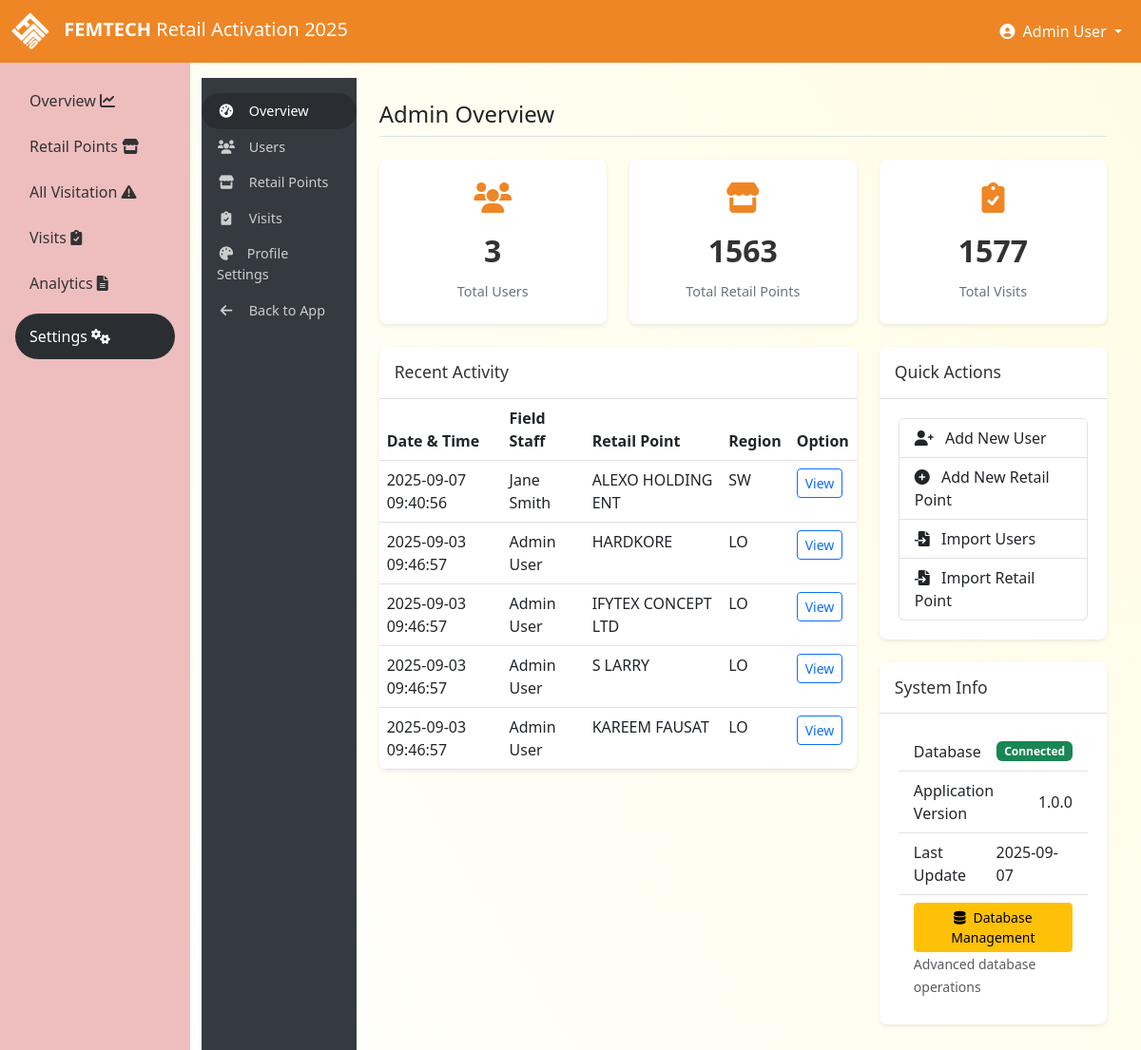
Page /admin/ (signed in) on the committed database.
### tables this page shows
CREATE TABLE profile (
        id INTEGER PRIMARY KEY,
        company_name TEXT NOT NULL DEFAULT 'DANGOTE',
        app_title TEXT NOT NULL DEFAULT 'POSM Retail Activation 2025',
        primary_color TEXT NOT NULL DEFAULT '#fdcc03',
        secondary_color TEXT NOT NULL DEFAULT '#f8f9fa',
        accent_color TEXT NOT NULL DEFAULT '#343a40',
        logo_path TEXT DEFAULT 'img/dangote-logo.png',
        favicon_path TEXT DEFAULT 'img/favicon.png',
        company_address TEXT,
        company_phone TEXT,
        company_email TEXT,
        company_website TEXT,
        footer_text TEXT,
        created_at TEXT DEFAULT CURRENT_TIMESTAMP,
        updated_at TEXT DEFAULT CURRENT_TIMESTAMP
    );

CREATE TABLE users (
        id INTEGER PRIMARY KEY,
        username TEXT UNIQUE,
        password TEXT,
        full_name TEXT,
        role TEXT,
        region TEXT,
        state TEXT,
        lga TEXT
    , is_active INTEGER DEFAULT 1, created_at TEXT, updated_at TEXT, last_login TEXT, failed_login_attempts INTEGER DEFAULT 0, locked_until TEXT, email TEXT, phone TEXT);

CREATE TABLE executions (
        id INTEGER PRIMARY KEY,
        outlet_id INTEGER,
        agent_id INTEGER,
        execution_date TEXT,
        before_image TEXT,
        after_image TEXT,
        latitude REAL,
        longitude REAL,
        notes TEXT,
        products_available TEXT,
        execution_score REAL,
        status TEXT, before_image_thumbnail TEXT, after_image_thumbnail TEXT, created_at TEXT, updated_at TEXT, completion_time TEXT, review_status TEXT, reviewer_id INTEGER, review_notes TEXT, gps_accuracy REAL, device_info TEXT, upload_method TEXT,
        FOREIGN KEY (outlet_id) REFERENCES outlets (id),
        FOREIGN KEY (agent_id) REFERENCES users (id)
    );

CREATE TABLE outlets (
        id INTEGER PRIMARY KEY,
        urn TEXT UNIQUE,
        outlet_name TEXT,
        customer_name TEXT,
        address TEXT,
        phone TEXT,
        outlet_type TEXT,
        local_govt TEXT,
        state TEXT,
        region TEXT
    , is_active INTEGER DEFAULT 1, created_at TEXT, updated_at TEXT);

### app_admin.py (the view)
@admin_bp.route('/')
@admin_required
def admin_dashboard():
    stats, recent_activity = get_dashboard_stats()
    return render_template('admin/dashboard.html',
                         user_count=stats['user_count'],
                         outlet_count=stats['outlet_count'],
                         execution_count=stats['execution_count'],
                         recent_activity=recent_activity)

### app.py (called while the page is built)
def register_request_hooks(app):
    @app.before_request
    def before_request():
        app.logger.debug(f"Request: {request.method} {request.url} from {request.remote_addr}")
        import uuid
        request.id = str(uuid.uuid4())[:8]
    @app.after_request
    def after_request(response):
        app.logger.debug(f"Response: {response.status_code} for {request.method} {request.url}")
        response.headers['X-Request-ID'] = getattr(request, 'id', 'unknown')
        return response
    @app.teardown_appcontext
    def teardown_db(exception):
        if exception:
            app.logger.error(f"Request teardown with exception: {str(exception)}")

### app_admin.py (called while the page is built)
@contextmanager
def get_db_connection():
    conn = sqlite3.connect('maindatabase.db')
    conn.row_factory = sqlite3.Row
    try:
        yield conn
    except Exception:
        conn.rollback()
        raise
    finally:
        conn.close()

def admin_required(f):
    @functools.wraps(f)
    def decorated_function(*args, **kwargs):
        if 'user_id' not in session or session.get('role') != 'admin':
            flash('Admin access required', 'danger')
            return redirect(url_for('login'))
        return f(*args, **kwargs)
    return decorated_function

def get_dashboard_stats():
    with get_db_connection() as conn:
        c = conn.cursor()
        c.execute("""
        SELECT
            (SELECT COUNT(*) FROM users) as user_count,
            (SELECT COUNT(*) FROM outlets) as outlet_count,
            (SELECT COUNT(*) FROM executions) as execution_count
        """)
        stats = c.fetchone()
        c.execute("""
        SELECT e.id, e.execution_date, u.full_name as agent, o.outlet_name, o.region
        FROM executions e
        JOIN users u ON e.agent_id = u.id
        JOIN outlets o ON e.outlet_id = o.id
        ORDER BY e.execution_date DESC
        LIMIT 5
        """)
        recent_activity = c.fetchall()
        return dict(stats), recent_activity

### pykes/logging_config.py (called while the page is built)
    def format(self, record):
        if hasattr(record, 'request_id'):
            record.msg = f"[{record.request_id}] {record.msg}"
        log_color = self.COLORS.get(record.levelno, '')
        record.levelname = f"{log_color}{record.levelname}{self.RESET}"
        return super().format(record)

### templates/admin/dashboard.html (shortened to what this page needs)
{% extends 'admin/base_admin.html' %}
{% block admin_content %}
<h1 class="admin-title">Admin Overview</h1>
<div class="row">
    <div class="col-md-4">
        <div class="admin-dashboard-stat">
            <i class="fas fa-users"></i>
            <div class="stat-value">{{ user_count }}</div>
            <div class="stat-label">Total Users</div>
        </div>
    </div>
    <div class="col-md-4">
        <div class="admin-dashboard-stat">
            <i class="fas fa-store"></i>
            <div class="stat-value">{{ outlet_count }}</div>
            <div class="stat-label">Total Retail Points</div>
        </div>
    </div>
    <div class="col-md-4">
        <div class="admin-dashboard-stat">
            <i class="fas fa-clipboard-check"></i>
            <div class="stat-value">{{ execution_count }}</div>
            <div class="stat-label">Total Visits</div>
        </div>
    </div>
</div>
<div class="row">
    <div class="col-lg-8">
        <div class="card admin-card">
            <div class="card-header">
                <h5 class="card-title">Recent Activity</h5>
            </div>
            <div class="card-body p-0">
                <div class="table-responsive">
                    <table class="table table-hover mb-0">
                        <thead>
                            <tr>
                                <th>Date & Time</th>
                                <th>Field Staff</th>
                                <th>Retail Point</th>
                                <th>Region</th>
                                <th>Option</th>
                            </tr>
                        </thead>
                        <tbody>
                            {% for activity in recent_activity %}
                            <tr>
                                <td>{{ activity.execution_date }}</td>
                                <td>{{ activity.agent }}</td>
                                <td>{{ activity.outlet_name }}</td>
                                <td>{{ activity.region }}</td>
                                <td>
                                    <a href="{{ url_for('execution_detail', execution_id=activity.id) }}" class="btn btn-sm btn-outline-primary">
                                        View
                                    </a>
                                </td>
                            </tr>
                            {% else %}
                            <tr>
                                <td colspan="5" class="text-center py-3">No recent activity</td>
                            </tr>
                            {% endfor %}
                        </tbody>
                    </table>
                </div>
            </div>
        </div>
    </div>
    <div class="col-lg-4">
        <div class="card admin-card">
            <div class="card-header">
                <h5 class="card-title">Quick Actions</h5>
            </div>
            <div class="card-body">
                <div class="list-group">
                    <a href="{{ url_for('admin.user_new') }}" class="list-group-item list-group-item-action">
                        <i class="fas fa-user-plus me-2"></i> Add New User
                    </a>
                    <a href="{{ url_for('admin.outlet_new') }}" class="list-group-item list-group-item-action">
                        <i class="fas fa-plus-circle me-2"></i> Add New Retail Point
                    </a>
                    <a href="{{ url_for('admin.user_import') }}" class="list-group-item list-group-item-action">
                        <i class="fas fa-file-import me-2"></i> Import Users
                    </a>
                    <a href="{{ url_for('admin.outlet_import') }}" class="list-group-item list-group-item-action">
                        <i class="fas fa-file-import me-2"></i> Import Retail Point
                    </a>
                </div>
            </div>
        </div>
        <div class="card admin-card">
            <div class="card-header">
                <h5 class="card-title">System Info</h5>
            </div>
            <div class="card-body">
                <ul class="list-group list-group-flush">
                    <li class="list-group-item d-flex justify-content-between align-items-center">
                        <span>Database</span>
                        <span class="badge bg-success">Connected</span>
                    </li>
                    <li class="list-group-item d-flex justify-content-between align-items-center">
                        <span>Application Version</span>
                        <span>1.0.0</span>
                    </li>
                    <li class="list-group-item d-flex justify-content-between align-items-center">
                        <span>Last Update</span>
                        <span>{{ now.strftime('%Y-%m-%d') }}</span>
                    </li>
                    <li class="list-group-item">
                        <a href="{{ url_for('admin.db_management_auth') }}" class="btn btn-warning btn-sm w-100">
                            <i class="fas fa-database me-2"></i>Database Management
                        </a>
                        <small class="text-muted">Advanced database operations</small>
                    </li>
                </ul>
            </div>
        </div>
    </div>
</div>
{% endblock %}

### templates/base.html (shortened to what this page needs)
<!DOCTYPE html>
<html lang="en">
<head>
    <link href="https://cdn.jsdelivr.net/npm/bootstrap@5.3.0-alpha1/dist/css/bootstrap.min.css" rel="stylesheet">
    <link rel="stylesheet" href="https://cdnjs.cloudflare.com/ajax/libs/font-awesome/6.0.0/css/all.min.css">
</head>
<body>
    <nav class="navbar navbar-expand-lg navbar-dark bg-primary-dangote">
        <div class="container-fluid">
            <a class="navbar-brand" href="/">
                {% if profile.logo_path %}
                    <img src="{{ url_for('static', filename=profile.logo_path) }}" alt="{{ profile.company_name }} Logo" class="login-logo">
                {% else %}
                    <img src="{{ url_for('static', filename='img/dangote-logo.png') }}" alt="{{ profile.company_name }} Logo" class="login-logo">
                {% endif %}
                <span class="logo-text">{{ profile.company_name }}</span> <span class="d-none d-md-inline">{{ profile.app_title.split('POSM')[-1].strip() if 'POSM' in profile.app_title else 'Retail Activation 2025' }}</span>
            </a>
            <div class="collapse navbar-collapse" id="navbarNav">
                <ul class="navbar-nav ms-auto">
                    {% if session.user_id %}
                    <li class="nav-item dropdown">
                        <a class="nav-link dropdown-toggle text-white" href="#" id="navbarDropdown" role="button" data-bs-toggle="dropdown">
                            <i class="fas fa-user-circle me-1"></i> {{ session.full_name }}
                        </a>
                    </li>
                    {% endif %}
                </ul>
            </div>
        </div>
    </nav>
    <div class="container-fluid">
        <div class="row">
            {% if session.user_id %}
            <div class="col-md-2 sidebar p-0 d-none d-md-block">
                <div class="d-flex flex-column p-3">
                    <ul class="nav nav-pills flex-column mb-auto">
                        <li class="nav-item">
                            <a href="{{ url_for('index') }}" class="nav-link {% if request.path == url_for('index') %}active{% endif %}">
                                Overview  <i class="fas fa-chart-line me-2"></i>
                            </a>
                        </li>
                        <li class="nav-item">
                            <a href="{{ url_for('outlets') }}" class="nav-link {% if request.path == url_for('outlets') %}active{% endif %}">
                                Retail Points  <i class="fas fa-store me-2"></i>
                            </a>
                        </li>
                        <li class="nav-item">
                            <a href="{{ url_for('all_visitation') }}" class="nav-link {% if request.path == url_for('all_visitation') %}active{% endif %}">
                                All Visitation  <i class="fas fa-exclamation-triangle me-2"></i>
                            </a>
                        </li>
                        <li class="nav-item">
                            <a href="{{ url_for('executions') }}" class="nav-link {% if request.path == url_for('executions') %}active{% endif %}">
                                Visits  <i class="fas fa-clipboard-check me-2"></i>
                            </a>
                        </li>
                        <li class="nav-item">
                            <a href="{{ url_for('reports') }}" class="nav-link {% if request.path == url_for('reports') %}active{% endif %}">
                                Analytics  <i class="fas fa-file-alt me-2"></i>
                            </a>
                        </li>
                        {% if session.role == 'admin' %}
                        <li class="nav-item mt-2">
                            <a href="{{ url_for('admin.admin_dashboard') }}" class="nav-link {% if '/admin' in request.path %}active{% endif %}">
                                Settings  <i class="fas fa-cogs me-2"></i>
                            </a>
                        </li>
                        {% endif %}
                    </ul>
                </div>
            </div>
            <div class="col-md-10 pt-3 main-content">
            {% else %}
            <div class="col-12 pt-3 main-content">
            {% endif %}
                {% block content %}{% endblock %}
            </div>
        </div>
    </div>
</body>
</html>

### rows in the picture
profile: logo_path (picture), company_name "FEMTECH", app_title "Retail Activation 2025"
users: full_name "Admin User"
executions: execution_date "2025-09-07 09:40:56", agent "Jane Smith", outlet_name "ALEXO HOLDING ENT", region "SW"
executions: execution_date "2025-09-03 09:46:57", agent "Admin User", outlet_name "HARDKORE", region "LO"
executions: execution_date "2025-09-03 09:46:57", agent "Admin User", outlet_name "IFYTEX CONCEPT LTD", region "LO"
executions: execution_date "2025-09-03 09:46:57", agent "Admin User", outlet_name "S LARRY", region "LO"
executions: execution_date "2025-09-03 09:46:57", agent "Admin User", outlet_name "KAREEM FAUSAT", region "LO"

### other values in the picture
{{ user_count }} "3"
{{ outlet_count }} "1563"
{{ execution_count }} "1577"
